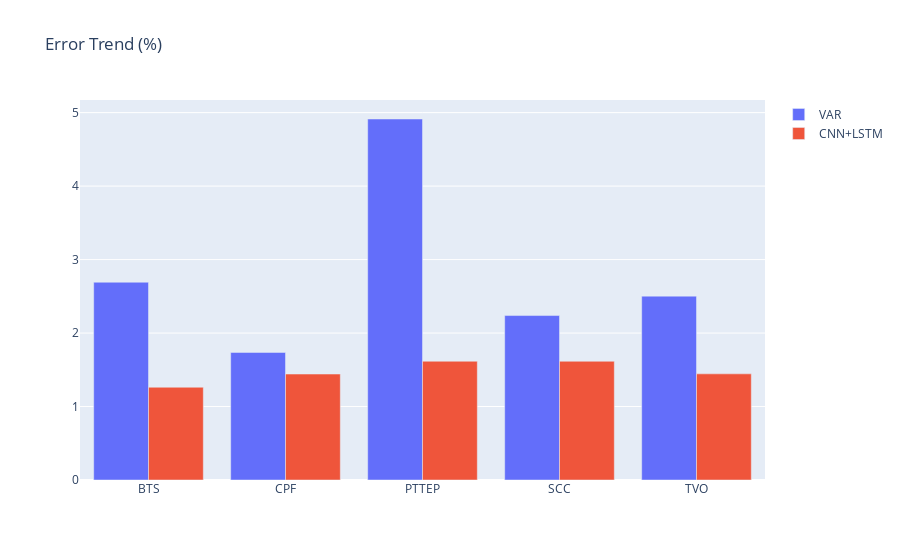

This figure's notebook cell:
### Code cell
fig1 = go.Figure()
# fig = px.bar( x=histo_error1.index ,y=histo_error1['mape (Mean absolute percentage error) (VAR)'], labels={'x':'total_bill', 'y':'count'})
fig1.add_trace( go.Bar(name='VAR' ,x=histo_error2.index ,y=histo_error2['mape (Mean absolute percentage error) (VAR)'])  )
fig1.add_trace( go.Bar( name='CNN+LSTM',x=histo_error2.index ,y=histo_error2['mape (Mean absolute percentage error) (CNN+LSTM)'])  )
# fig.add_trace(go.Bar( x=histo_error1.index ,y=histo_error1['mape (Mean absolute percentage error) (CNN+LSTM)'], labels={'x':'total_bill', 'y':'count'}))
fig1.update_layout(title_text='Error Trend (%)')
fig1.show()

### Figure 1 — Plotly figure (JSON) as saved in the notebook; plotly's stock layout.template omitted (floating-point values rounded to 4 significant figures)
{"data": [{"name": "VAR", "type": "bar", "x": ["BTS", "CPF", "PTTEP", "SCC", "TVO"], "y": [2.692, 1.736, 4.913, 2.238, 2.502]}, {"name": "CNN+LSTM", "type": "bar", "x": ["BTS", "CPF", "PTTEP", "SCC", "TVO"], "y": [1.262, 1.442, 1.616, 1.616, 1.445]}], "layout": {"title": {"text": "Error Trend (%)"}}}
